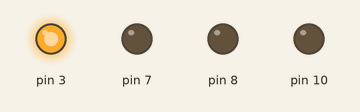
Simulated run of this program. Board: Raspberry Pi (header pin numbers). On the bench: output pins drawn as LEDs (lit = HIGH). Threads take turns every 2 ms.

Above: at 0.05 s.
At 2.35 s:
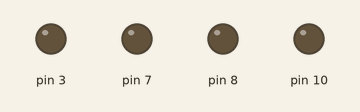
At 4.65 s:
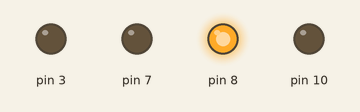
At 6.85 s:
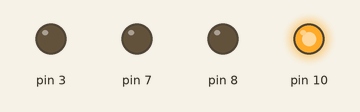
At 9.25 s:
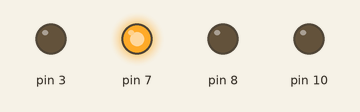
Timing chart, 0 to 9.6 s (numbered marks = the images above):
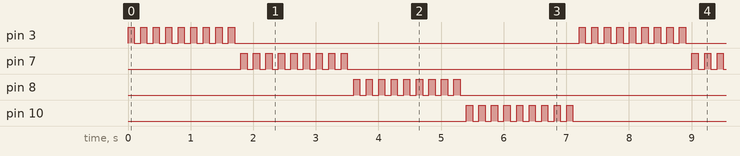

Measured:
- by itself, pin 3, pin 7, pin 8, pin 10: repeats every 7.2 s: 8 × (LOW 0.10 s, HIGH 0.10 s), LOW 5.5 s, HIGH 0.10 s

The program:

blink.py
```python
import RPi.GPIO as GPIO
from time import sleep
import threading

GPIO.setwarnings(False)
GPIO.setmode(GPIO.BOARD)
GPIO.setup(3,GPIO.OUT,initial = GPIO.LOW)

def run(pin,duration):
    for i in range (1,10):
        GPIO.setwarnings(False)
        GPIO.setmode(GPIO.BOARD)
        GPIO.setup(pin,GPIO.OUT,initial = GPIO.LOW)
        GPIO.output(pin,GPIO.HIGH)
        sleep(duration)
        GPIO.output(pin,GPIO.LOW)
        sleep(duration)
        GPIO.cleanup()
def start():
    p3 = threading.Thread(target = run(3,0.1),args=(10,))
    p7 = threading.Thread(target = run(7,0.1),args=(10,))
    p8 = threading.Thread(target = run(8,0.1),args=(10,))
    p10 = threading.Thread(target = run(10,0.1),args=(10,))
    p3.start()
    p7.start()
    p8.start()
    p10.start()
    p3.join()
    p7.join()
    p8.join()
    p10.join()
    GPIO.cleanup()


try:
    while True:
        start()
except (KeyboardInterrupt,SystemExit):
    GPIO.cleanup()
finally:
    GPIO.cleanup()
```
